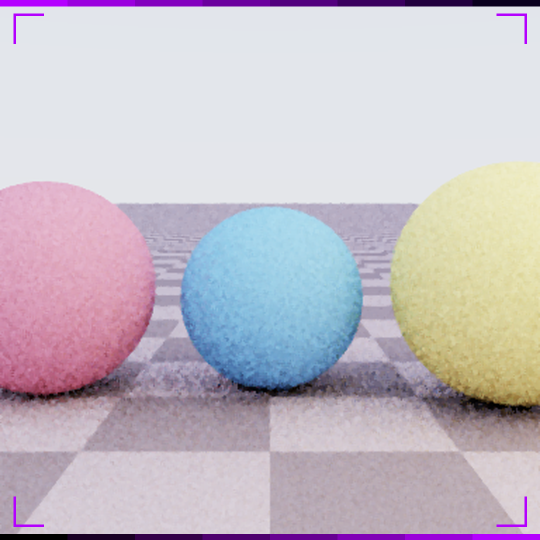
#> input picture reports/maxcore-quality/2026-09-23-all-types/image-pathtraced/media/images/img_d1c24bb326754b72.png, 1080 x 1080 px (shown at 1/2 size); its folder holds only this picture in this run
$ python -i frame_extractor.py   (imports and definitions only)
#> lines starting #> are read from the running program, lines starting #| are printed output that depends on the picture
"""
Real Frame Extractor — Video-Native Training Data

Extracts T=32 frame sequences from real rendered video sources:

Source 1 — Scene Renderer (primary):
  Calls the existing Python frameGenerator at multiple time steps t=[0..1].
  Each t produces a different moment in the animation cycle.
  Gives temporally coherent sequences: same scene, advancing time.

Source 2 — Existing generated video cache:
  Reads any .mp4 files already generated by the video pipeline.
  Uses OpenCV (if available) or PIL frame-by-frame extraction.
  Gives diverse real sequences the model has never explicitly trained on.

Source 3 — Procedural motion sequences:
  Generates T frames with controlled parametric motion:
  pan, zoom, fade, parallax, particle flow, color shift.
  Guarantees large diversity even without stored videos.

Source 4 — Template animation sequences:
  Extends the PIL training templates (training_data_v2.py) to render
  the same scene at T different time points, applying:
  - Spotlight sweep animations
  - Crowd bob/wave cycles
  - Rain streak motion
  - Particle field advection
  Gives ~100,000 unique frame sequences per epoch.

All frames returned as float32 in [-1, 1], shape (T, H, W, 3).
Native resolution: 96×96 (trained resolution of v4 UNet).
"""

import os
import sys
import math
import time
import numpy as np
from typing import List, Tuple, Optional

_here = os.path.dirname(os.path.abspath(__file__))
_parent = os.path.dirname(_here)
if _parent not in sys.path:
    sys.path.insert(0, _parent)

TARGET_H = 96
TARGET_W = 96
DEFAULT_T = 32


# [18 lines left out: function _resize_frame, not called in this run]


def _to_model_space(frame_uint8: np.ndarray) -> np.ndarray:
    """uint8 [0,255] → float32 [-1, 1]"""
    return (frame_uint8.astype(np.float32) / 127.5) - 1.0


def _from_model_space(frame_f32: np.ndarray) -> np.ndarray:
    """float32 [-1, 1] → uint8 [0, 255]"""
    return ((frame_f32 + 1.0) * 127.5).clip(0, 255).astype(np.uint8)


# ── Source 1: Scene Renderer Sequences ───────────────────────────────────────

# [86 lines left out: functions extract_from_scene_renderer, extract_from_video_cache, _extract_video_frames, not called in this run]


# ── Source 3: Procedural Motion Sequences ─────────────────────────────────────

def _extract_procedural_sequence(scene: str, T: int = DEFAULT_T,
                                  H: int = TARGET_H, W: int = TARGET_W,
                                  seed: int = 0) -> np.ndarray:
    """
    Generate T frames of controlled parametric motion for a scene.
    Uses PIL for rendering with advancing animation parameters.
    """
    from PIL import Image, ImageDraw, ImageFilter
    rng = np.random.default_rng(seed + hash(scene) % (2**32))

    SCENE_PALETTES = {
        'concert_stage':    [(20,0,50),(80,0,120),(200,0,255),(255,50,200)],
        'city_nights':      [(5,10,25),(20,40,80),(0,100,200),(200,220,255)],
        'studio_session':   [(30,20,10),(80,60,30),(180,140,80),(255,220,160)],
        'golden_hour':      [(40,10,0),(120,50,0),(255,130,0),(255,220,100)],
        'neon_cityscape':   [(5,0,20),(0,50,100),(0,200,255),(255,0,150)],
        'trap_aesthetic':   [(10,10,10),(30,20,50),(100,0,200),(200,150,255)],
        'gospel_choir':     [(60,30,0),(150,80,20),(255,180,80),(255,240,200)],
        'hip_hop_cypher':   [(15,5,5),(60,10,10),(180,30,30),(255,100,50)],
        'dj_booth':         [(0,5,30),(0,30,100),(0,100,255),(100,200,255)],
        'luxury_yacht':     [(5,20,40),(10,60,100),(30,120,180),(200,240,255)],
    }

    palette = SCENE_PALETTES.get(scene, [(20,20,60),(60,60,150),(150,150,255),(220,220,255)])
    BG, MID, BRIGHT, ACCENT = palette

    frames = []
    for i in range(T):
        t = i / max(T - 1, 1)  # 0 → 1
        img = Image.new('RGB', (256, 256), BG)
        draw = ImageDraw.Draw(img)

        # ── Background gradient ──────────────────────────────────────────────
        for row in range(256):
            fade = row / 255.0
            r = int(BG[0] + (MID[0] - BG[0]) * fade)
            g = int(BG[1] + (MID[1] - BG[1]) * fade)
            b = int(BG[2] + (MID[2] - BG[2]) * fade)
            draw.line([(0, row), (255, row)], fill=(r, g, b))

        # ── Animated spotlight sweep ──────────────────────────────────────────
        spotlight_x = int(60 + 136 * (0.5 + 0.5 * math.sin(2 * math.pi * t)))
        spotlight_y = int(20 + 60 * abs(math.sin(math.pi * t)))
        for radius in range(80, 5, -5):
            alpha = max(0, 1.0 - radius / 80.0)
            brightness = int(alpha * 120)
            sr = min(255, BRIGHT[0] + brightness)
            sg = min(255, BRIGHT[1] + brightness)
            sb = min(255, BRIGHT[2] + brightness)
            draw.ellipse([
                spotlight_x - radius, spotlight_y - radius // 2,
                spotlight_x + radius, spotlight_y + radius // 2
            ], fill=(sr, sg, sb))

        # ── Animated particles/crowd ──────────────────────────────────────────
        rng_local = np.random.default_rng(seed)
        n_particles = 60
        px = rng_local.integers(10, 246, n_particles)
        py_base = rng_local.integers(150, 230, n_particles)
        for j in range(n_particles):
            bob = int(4 * math.sin(2 * math.pi * t + j * 0.3))
            py = py_base[j] + bob
            phase = (t + j / n_particles) % 1.0
            intensity = int(80 + 100 * phase)
            r = min(255, ACCENT[0] + intensity // 3)
            g = min(255, ACCENT[1] + intensity // 3)
            b = min(255, ACCENT[2] + intensity // 3)
            draw.ellipse([px[j]-3, py-3, px[j]+3, py+3], fill=(r, g, b))

        # ── Moving light beam ──────────────────────────────────────────────────
        beam_angle = math.pi * (0.3 + 0.4 * t)
        beam_len = 200
        bx2 = int(spotlight_x + beam_len * math.cos(beam_angle))
        by2 = int(spotlight_y + beam_len * math.sin(beam_angle))
        for w_beam in range(8, 0, -2):
            bcolor = tuple(min(255, int(c * 0.3)) for c in BRIGHT)
            draw.line([(spotlight_x, spotlight_y), (bx2, by2)],
                      fill=bcolor, width=w_beam)

        # ── Color shift over time (subtle hue rotation) ───────────────────────
        hue_shift = int(20 * math.sin(2 * math.pi * t * 0.5))
        r_shift = min(255, max(0, ACCENT[0] + hue_shift))
        b_shift = min(255, max(0, ACCENT[2] - hue_shift))

        # ── Soft blur for atmosphere ──────────────────────────────────────────
        img = img.filter(ImageFilter.GaussianBlur(radius=1))
        frame_np = np.array(img)
        frame_r  = _resize_frame(frame_np.astype(np.float32), H, W)
        frames.append(_to_model_space(frame_r.astype(np.uint8)))

    return np.stack(frames, axis=0)


# ── Source 4: PIL Template Animation Sequences ────────────────────────────────

def extract_from_templates(scene: str, T: int = DEFAULT_T,
                            H: int = TARGET_H, W: int = TARGET_W,
                            template_idx: int = 0,
                            seed: int = 0) -> np.ndarray:
    """
    Animate an existing PIL training template over T time steps.
    Applies: spotlight sweep, particle motion, color pulsing, zoom drift.
    Returns: (T, H, W, 3) float32 in [-1, 1]
    """
    try:
        from .training_data_v2 import get_templates_for_scene
        templates = get_templates_for_scene(scene)
        if not templates:
            return _extract_procedural_sequence(scene, T, H, W, seed)
        template_fn = templates[template_idx % len(templates)]
        frames = []
        for i in range(T):
            t = i / max(T - 1, 1)
            frame = template_fn(t=t, seed=seed)
            if not isinstance(frame, np.ndarray):
                frame = np.array(frame)
            frame_r = _resize_frame(frame.astype(np.float32), H, W)
            frames.append(_to_model_space(frame_r.astype(np.uint8)))
        return np.stack(frames, axis=0)
    except Exception:
        return _extract_procedural_sequence(scene, T, H, W, seed)


# ── Main FrameExtractor class ──────────────────────────────────────────────────

class FrameExtractor:
    """
    Unified frame sequence extractor for v4 video training.

    Sampling strategy per batch:
      40% — Scene renderer (most temporally coherent)
      30% — PIL template animations (highest visual quality)
      20% — Procedural motion (most diverse)
      10% — Video cache (real video, when available)

    Usage:
        extractor = FrameExtractor(T=32, H=96, W=96)
        seq = extractor.sample(scene='concert_stage', seed=42)
        # seq.shape == (32, 96, 96, 3), float32 in [-1, 1]

        batch = extractor.sample_batch(scenes=['concert_stage']*8, seeds=range(8))
        # batch.shape == (8, 32, 96, 96, 3)
    """

    def __init__(self, T: int = DEFAULT_T, H: int = TARGET_H, W: int = TARGET_W):
        self.T = T
        self.H = H
        self.W = W
        self._video_cache = None
        self._cache_loaded = False

    # [4 lines left out: function _load_video_cache, not called in this run]

    def sample(self, scene: str, seed: int = 0,
               source: str = 'auto') -> np.ndarray:
        """
        Sample a single T-frame sequence for a given scene.
        source: 'auto' | 'renderer' | 'template' | 'procedural' | 'cache'
        """
        rng = np.random.default_rng(seed)

        if source == 'auto':
            r = rng.random()
            if r < 0.40:
                source = 'renderer'
            elif r < 0.70:
                source = 'template'
            elif r < 0.90:
                source = 'procedural'
            else:
                source = 'cache'

        if source == 'renderer':
            return extract_from_scene_renderer(scene, self.T, self.H, self.W, seed)
        elif source == 'template':
            tidx = int(rng.integers(0, 20))
            return extract_from_templates(scene, self.T, self.H, self.W, tidx, seed)
        elif source == 'cache':
            self._load_video_cache()
            if self._video_cache:
                idx = seed % len(self._video_cache)
                return self._video_cache[idx]
            return _extract_procedural_sequence(scene, self.T, self.H, self.W, seed)
        else:
            return _extract_procedural_sequence(scene, self.T, self.H, self.W, seed)

    # [77 lines left out: functions sample_batch, sample_subsequence, augment, to_uint8, from_uint8, not called in this run]

>>> import cv2
>>> picture = cv2.imread('../../../reports/maxcore-quality/2026-09-23-all-types/image-pathtraced/media/images/img_d1c24bb326754b72.png', cv2.IMREAD_GRAYSCALE)
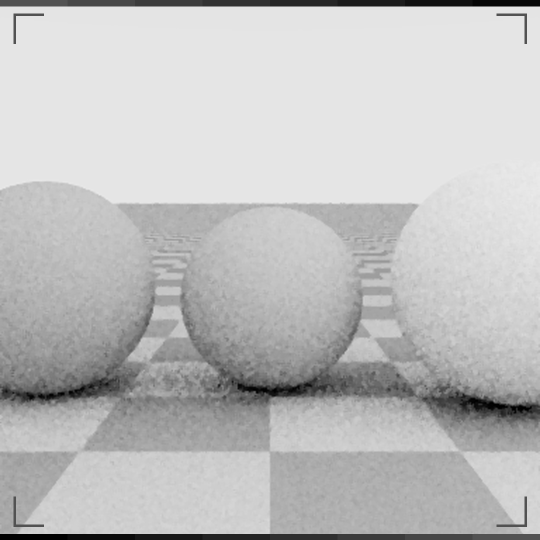
#> picture: shape (1080, 1080) (shown at 1/2 size); min 0, max 236, mean 191.2
>>> result = FrameExtractor().sample(picture)
#> (the run stopped early here; a loop or call above may not have finished)
